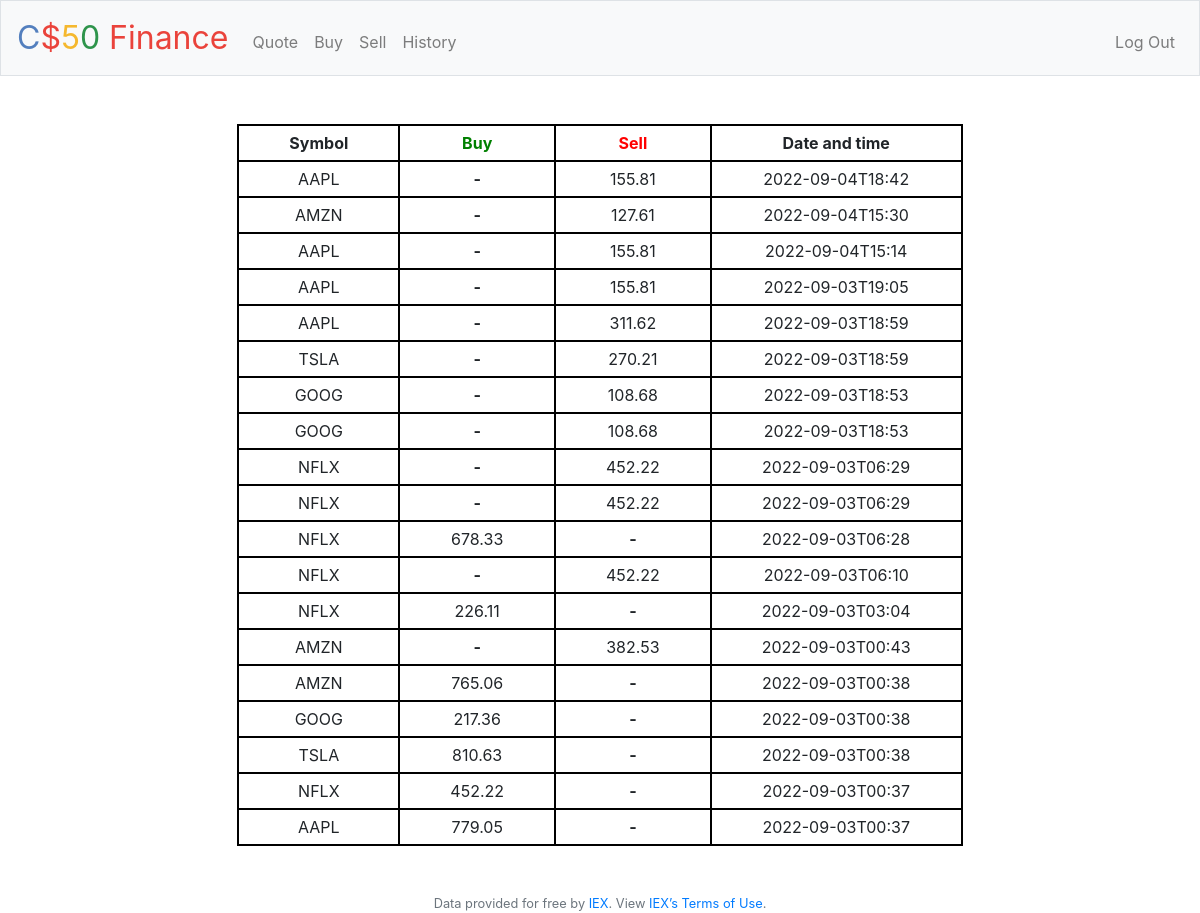
Screenshot of /history (signed in) with the database file from the repository.
### tables this page shows
CREATE TABLE stocks (
    id INTEGER,
    symbol TEXT NOT NULL,
    PRIMARY KEY(id));

CREATE TABLE transactions (
    user_id INTEGER NOT NULL,
    buy NUMERIC NOT NULL,
    sell NUMERIC NOT NULL,
    shares INTEGER NOT NULL,
    timestamp TEXT DEFAULT (strftime('%Y-%m-%dT%H:%M','now', 'localtime')),
    stock_id INTEGER NOT NULL,
    FOREIGN KEY(user_id) REFERENCES users(id),
    FOREIGN KEY(stock_id) REFERENCES stocks(id));

### app.py (the view)
@app.route("/history")
@login_required
def history():
    history = db.execute("SELECT symbol, buy, sell, timestamp FROM transactions JOIN stocks ON transactions.stock_id = stocks.id WHERE user_id = ? ORDER BY timestamp DESC",
                         session["user_id"])
    return render_template("history.html", history=history)

### app.py (called while the page is built)
@app.after_request
def after_request(response):
    response.headers["Cache-Control"] = "no-cache, no-store, must-revalidate"
    response.headers["Expires"] = 0
    response.headers["Pragma"] = "no-cache"
    return response

### helpers.py (called while the page is built)
def login_required(f):
    @wraps(f)
    def decorated_function(*args, **kwargs):
        if session.get("user_id") is None:
            return redirect("/login")
        return f(*args, **kwargs)
    return decorated_function

### templates/history.html (shortened to what this page needs)
{% extends "layout.html" %}
{% block main %}
    <table>
        <tr style="font-weight: 700;">
            <td>Symbol</td>
            <td style="color: green;">Buy</td>
            <td style="color: red;">Sell</td>
            <td>Date and time</td>
        </tr>
        <tr>
            {% for index in range(history|length) %}
                <tr>
                    {% for info in history[index] %}
                        {% if history[index][info] == 0 %}
                            <td style=" font-weight: bold;">-</td>
                        {% else %}
                            <td>{{history[index][info]}}</td>
                        {% endif %}
                {% endfor %}
                </tr>
            {% endfor %}
        </tr>
    </table>
{% endblock %}

### templates/layout.html (shortened to what this page needs)
<!DOCTYPE html>
<html lang="en">
    <head>
        <link rel="stylesheet" href="https://cdn.jsdelivr.net/npm/bootstrap@4.5.3/dist/css/bootstrap.min.css">
        <link href="/static/styles.css" rel="stylesheet">
    </head>
    <body>
        <nav class="navbar navbar-expand-md navbar-light bg-light border">
            <a class="navbar-brand" href="/"><span class="blue">C</span><span class="red">$</span><span class="yellow">5</span><span class="green">0</span> <span class="red">Finance</span></a>
            <div class="collapse navbar-collapse" id="navbar">
                {% if session.user_id %}
                    <ul class="navbar-nav mr-auto mt-2">
                        <li class="nav-item"><a class="nav-link" href="/quote">Quote</a></li>
                        <li class="nav-item"><a class="nav-link" href="/buy">Buy</a></li>
                        <li class="nav-item"><a class="nav-link" href="/sell">Sell</a></li>
                        <li class="nav-item"><a class="nav-link" href="/history">History</a></li>
                    </ul>
                    <ul class="navbar-nav ml-auto mt-2">
                        <li class="nav-item"><a class="nav-link" href="/logout">Log Out</a></li>
                    </ul>
                {% else %}
                    <ul class="navbar-nav ml-auto mt-2">
                        <li class="nav-item"><a class="nav-link" href="/register">Register</a></li>
                        <li class="nav-item"><a class="nav-link" href="/login">Log In</a></li>
                    </ul>
                {% endif %}
            </div>
        </nav>
        <main class="container p-5">
            {% block main %}{% endblock %}
        </main>
        <footer class="small text-center text-muted">
            Data provided for free by <a href="https://iextrading.com/developer">IEX</a>. View <a href="https://iextrading.com/api-exhibit-a/">IEX’s Terms of Use</a>.
        </footer>
    </body>
</html>

### static/styles.css (style rules this page uses)
nav .navbar-brand { font-size: xx-large; }
nav .navbar-brand .blue { color: #537fbe; }
nav .navbar-brand .red { color: #ea433b; }
nav .navbar-brand .yellow { color: #f5b82e; }
nav .navbar-brand .green { color: #2e944b; }
main { overflow-x: auto; text-align: center; }

### templates/history.html (style rules this page uses)
table, th, td { border:2px solid black; padding: 5px 50px 5px 50px; padding-inline: ; text-align: center; margin-left: auto; margin-right: auto; }

### rows the page displays
stocks: symbol "AAPL" "AAPL" "AAPL" "AAPL" "AAPL"
transactions: sell "155.81" "2022-09-04T18:42"
stocks: symbol "AMZN" "AMZN" "AMZN"
transactions: sell "127.61" "2022-09-04T15:30"
transactions: sell "155.81" "2022-09-04T15:14"
transactions: sell "155.81" "2022-09-03T19:05"
transactions: sell "311.62" "2022-09-03T18:59"
stocks: symbol "TSLA" "TSLA"
transactions: sell "270.21" "2022-09-03T18:59"
stocks: symbol "GOOG" "GOOG" "GOOG"
transactions: sell "108.68" "2022-09-03T18:53"
transactions: sell "108.68" "2022-09-03T18:53"
stocks: symbol "NFLX" "NFLX" "NFLX" "NFLX" "NFLX" "NFLX"
transactions: sell "452.22" "2022-09-03T06:29"
transactions: sell "452.22" "2022-09-03T06:29"
transactions: buy "678.33" "2022-09-03T06:28"
transactions: sell "452.22" "2022-09-03T06:10"
transactions: buy "226.11" "2022-09-03T03:04"
transactions: sell "382.53" "2022-09-03T00:43"
transactions: buy "765.06" "2022-09-03T00:38"
transactions: buy "217.36" "2022-09-03T00:38"
transactions: buy "810.63" "2022-09-03T00:38"
transactions: buy "452.22" "2022-09-03T00:37"
transactions: buy "779.05" "2022-09-03T00:37"
